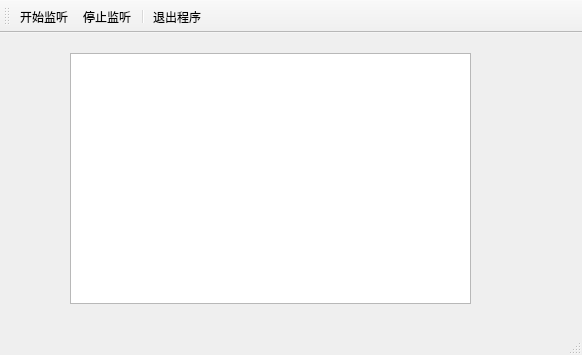
<?xml version="1.0" encoding="UTF-8"?>
<ui version="4.0">
 <class>ThreadedTcpDemoClass</class>
 <widget class="QMainWindow" name="ThreadedTcpDemoClass">
  <property name="geometry">
   <rect>
    <x>0</x>
    <y>0</y>
    <width>582</width>
    <height>355</height>
   </rect>
  </property>
  <property name="windowTitle">
   <string>ThreadedTcpDemo</string>
  </property>
  <widget class="QWidget" name="centralWidget">
   <widget class="QListWidget" name="lstMsg">
    <property name="geometry">
     <rect>
      <x>70</x>
      <y>20</y>
      <width>401</width>
      <height>251</height>
     </rect>
    </property>
   </widget>
  </widget>
  <widget class="QToolBar" name="mainToolBar">
   <property name="toolButtonStyle">
    <enum>Qt::ToolButtonTextUnderIcon</enum>
   </property>
   <attribute name="toolBarArea">
    <enum>TopToolBarArea</enum>
   </attribute>
   <attribute name="toolBarBreak">
    <bool>false</bool>
   </attribute>
   <addaction name="actStart"/>
   <addaction name="actStop"/>
   <addaction name="separator"/>
   <addaction name="actQuit"/>
  </widget>
  <widget class="QStatusBar" name="statusBar"/>
  <action name="actStart">
   <property name="icon">
    <iconset resource="ThreadedTcpDemo.qrc">
     <normaloff>:/ThreadedTcpDemo/Resources/MYSL.ICO</normaloff>:/ThreadedTcpDemo/Resources/MYSL.ICO</iconset>
   </property>
   <property name="text">
    <string>开始监听</string>
   </property>
  </action>
  <action name="actStop">
   <property name="icon">
    <iconset resource="ThreadedTcpDemo.qrc">
     <normaloff>:/ThreadedTcpDemo/Resources/APPTL.ICO</normaloff>:/ThreadedTcpDemo/Resources/APPTL.ICO</iconset>
   </property>
   <property name="text">
    <string>停止监听</string>
   </property>
  </action>
  <action name="actQuit">
   <property name="icon">
    <iconset resource="ThreadedTcpDemo.qrc">
     <normaloff>:/ThreadedTcpDemo/Resources/OOFL.ICO</normaloff>:/ThreadedTcpDemo/Resources/OOFL.ICO</iconset>
   </property>
   <property name="text">
    <string>退出程序</string>
   </property>
  </action>
 </widget>
 <layoutdefault spacing="6" margin="11"/>
 <resources>
  <include location="ThreadedTcpDemo.qrc"/>
 </resources>
 <connections/>
</ui>
